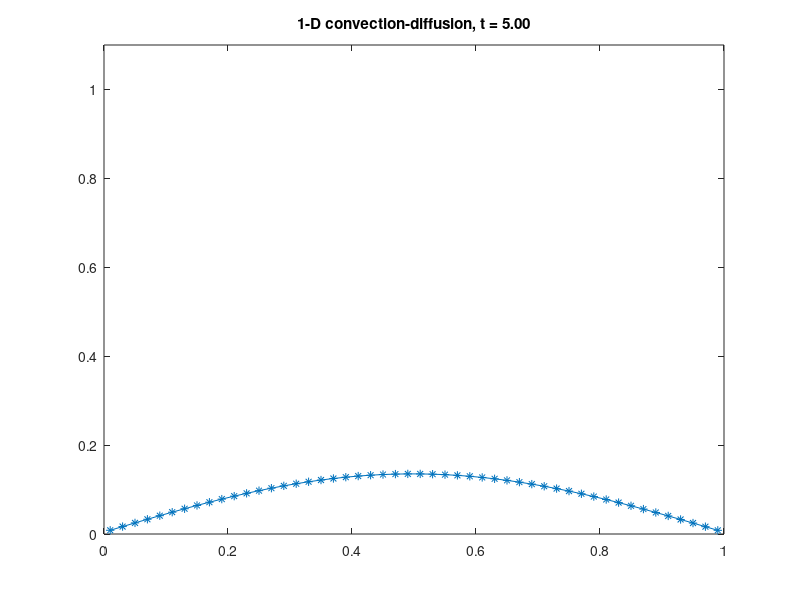

Write the MATLAB code that produced this figure.
% 1D transient convection--diffusion solver
% Assumption:
% - Uniform cell size
% - fixed fluid properties (density, diffusion coefficient)

clear all;
close all;
clc;

% USER INPUT ===========================

%    geometric
L = 1; % length [m]
n = 50; % no of nodes
A = 1; % cross sectional area

%    material properties
rho = 1.0; % density [kg / m^3]
diff = 0.02; % diffusion coefficient [kg m^-1 s^-1)]



%     convection properties
U = 0.0 % Transport velocity [m / s]


%     convection term discretisation

conv_method = 2; % 1: central; 2: upwind;

%     transient parameters

t_end = 5.0 % [s]
dt = 0.02 % [s]


%    boundary conditions
BC_phi_L = 0; % phi at LHS end
BC_phi_R = 0; % phi at RHS end

%     initial conditions
phi_init = zeros(n,1) % Initial condition
pos_start = 0.4 % normalised start position for initial field value of 1
pos_end = 0.6 % normalised end position for initial field value of 1
phi_init(floor(pos_start*n)+1 : floor(pos_end*n)-1) = 1

% sine wave as initial condition




% PROCESSING BEGIN ======================


% Allocate memory to matrix/arrays
x = zeros(n,1); % node coordinates
phi_old = zeros(n,1) % initial condition
phi = zeros(n,1)
phi_all = zeros(n, size(0:dt:t_end)(1))
coeff = zeros(n,n); % coefficient matrix of governing system of equations
b = zeros(n,1); % RHS matrix of governing system of equations


% Gridding/meshing -------------------------

dx = L / n; %   Node spacing

%   Calculates node coordinates.
x(1) = dx / 2;
for i = 2:n
  x(i) = x(i-1) + dx;
end


phi = phi_init;
phi_all(:,1) = phi;

fig_handle = figure();
set(fig_handle, 'position', [100 100 800 500]);

title({['1-D convection-diffusion']})
xlabel('Spatial co-ordinate, x (m) \rightarrow')
ylabel('phi \rightarrow')
ylim([0 1.1])

% Time increment
for t = dt:dt:t_end
  CFL = U*dt/dx;
  sprintf("t = %4.2f, CFL = %f", t, CFL)


  phi_old = phi;

  % Constructing system of equations [A][u] = [b] ---------------------

  %   coefficient matrix [A]

  for i = 1:n

    D = diff / dx * A;
    F = rho * U * A;
    a_W = max([F, D + F/2, 0])
    a_E = max([-F, D - F/2, 0])
    a_P0 = rho * dx * A / dt;
    s_P = 0;
    s_u = 0;
    a_P = a_W + a_E + a_P0 - s_P;

    if i ~= 1
      coeff(i,i-1) = a_W;
    end

    coeff(i,i) = -a_P;

    if i ~= n
      coeff(i,i+1) = a_E;
    end

    b(i) = -s_u - a_P0*phi_old(i);

    if i == 1
      b(i) = b(i) - a_W*BC_phi_L;
    end
    if i == n
      b(i) = b(i) - a_E*BC_phi_R;
    end
  end

  % Solve the system of equations [u] = [A]^-1 [b]

  phi = coeff\b;

  phi_all(:,round(t/dt + 1)) = phi;

  % Animated plotting
  h=plot(x,phi,'*-');

  ylim([0 1.1])

  title(sprintf("1-D convection-diffusion, t = %4.2f", t));

  pause(dt);


end


% POSTPROCESSING --------------------




%   Plot solution at all times
if 0
  figure;
  h=plot(x,phi_all,'*-');       % plotting the variable profile
  hold on;

  if 0
    %   Compute and plot exact solution for steady convection-diffusion case Eq.(4.39)
    x_exact = linspace(0.0, L, 100);
    phi_exact = BC_phi_L + (BC_phi_R - BC_phi_L) * (exp(rho * U .* x_exact / diff) - 1) ./ (exp(rho * U * L / diff) - 1);
    plot(x_exact, phi_exact, '--');
  end

  %axis([0 2 0 3])
  title({['1-D convection-diffusion']})
  xlabel('Spatial co-ordinate, x (m) \rightarrow')
  ylabel('phi \rightarrow')
end
